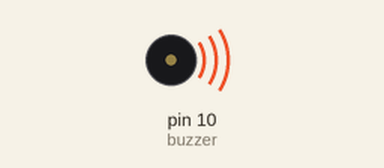
A sketch run on a simulated Arduino Uno, built with avr-gcc and run on an emulated ATmega328P. On the bench: buzzer (waves = sounding).

Above: at 0.1 s.
Timing chart, 0 to 1.6 s (numbered marks = the images above):
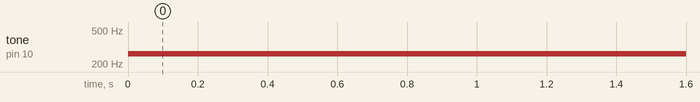

Measured:
- by itself, tone on pin 10 (buzzer): silent → 262 Hz at 0.00 s

The sketch:

Buzzer.ino
```cpp
#define buzzer 10
int n = 7;
int note  = 262;
void setup() {
  pinMode(buzzer, OUTPUT);

}

void loop() {
  while(n<=7){
    noTone(buzzer);
    tone(buzzer, note);
    delay(200);
    n++;
    note = note + 33;
    }

}
```
